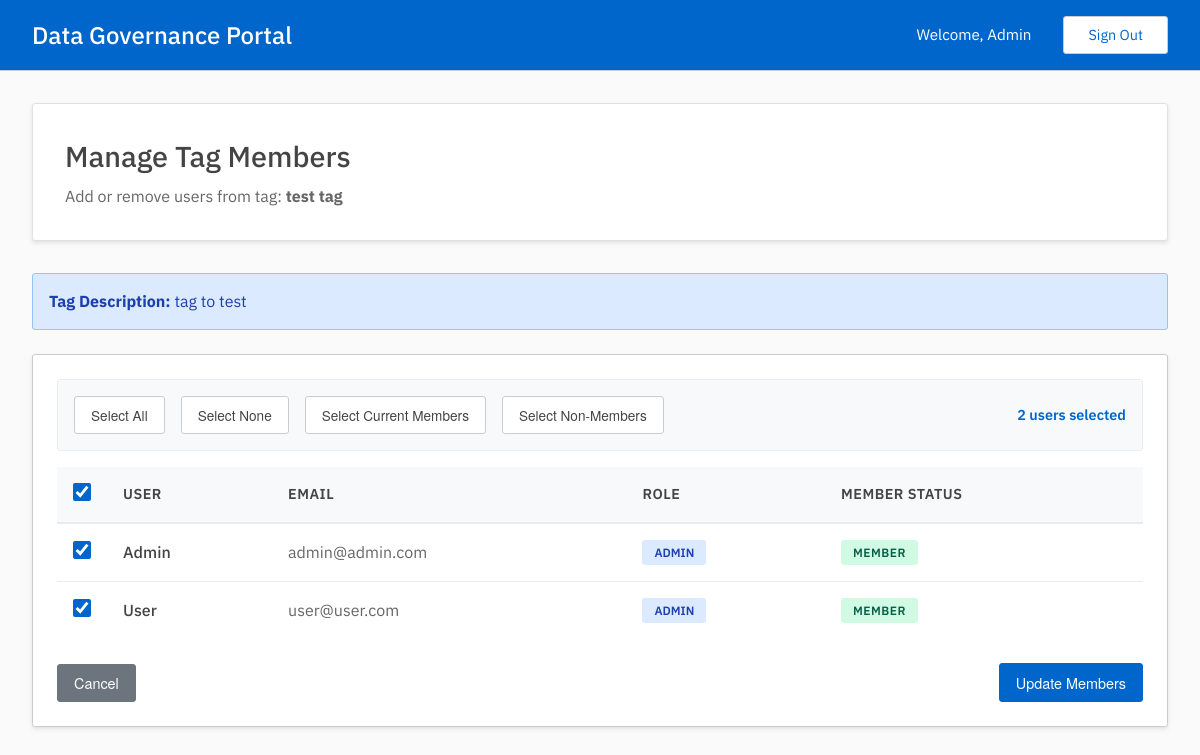
The app's page /admin/manage_tags/32e11809-4077-45b7-9ac6-4d7361870bd0/members (signed in) with its own data.
### tables this page shows
CREATE TABLE users(
        uuid TEXT UNIQUE NOT NULL PRIMARY KEY,
        email TEXT UNIQUE NOT NULL,
        password_hash TEXT NOT NULL,
        name TEXT NOT NULL,
        is_admin INTEGER NOT NULL DEFAULT 0
        );

CREATE TABLE tags(
        uuid TEXT UNIQUE NOT NULL PRIMARY KEY,
        name TEXT NOT NULL UNIQUE,
        description TEXT,
        members TEXT
        );

### admin.py (the view, shortened to what this page needs)
@admin.route('/manage_tags/<tag_uuid>/members', methods=['GET', 'POST'])
@admin_required
def manage_tag_members(tag_uuid):
    tag_result = read_get_tag(uuid=tag_uuid)
    if tag_result['status'] != '200':
        flash('Tag not found.', 'error')
        return redirect(url_for('admin.manage_tags'))
    tag_info = tag_result['data']
    all_users_result = read_get_users()
    if all_users_result['status'] != '200':
        flash('Could not retrieve users.', 'error')
        return redirect(url_for('admin.manage_tags'))
    current_members = set(tag_info['members'].split(',')) if tag_info['members'] else set()
    users = []
    for user in all_users_result['data']:
        user_dict = dict(user)
        user_dict['is_member'] = user['uuid'] in current_members
        users.append(user_dict)
    return render_template('admin/manage_tags/manage_members.html',
                         tag_info=tag_info,
                         users=users)

### auth.py (called while the page is built)
def admin_required(f):
    @wraps(f)
    def wrap(*args, **kwargs):
        if session['user']['is_admin']:
            return f(*args, **kwargs)
        else:
            print("403: User is not an admin.")
            return redirect(url_for('user.dashboard'))
    return wrap

### db.py (called while the page is built, shortened)
def get_conn_curs():
    conn = sqlite3.connect(DATABASE)
    conn.row_factory = sqlite3.Row
    curs = conn.cursor()
    curs.execute("PRAGMA foreign_keys = ON")
    return conn, curs

def commit_close(conn, curs):
    conn.commit()
    curs.close()
    conn.close()

def get_users():
    conn, curs = get_conn_curs()
    curs.execute("SELECT * FROM users")
    users = curs.fetchall()
    commit_close(conn, curs)
    return {
        "status": "200",
        "message": "Users found successfully",
        "data": users
        }

def get_tag(uuid=None, name=None):
    conn, curs = get_conn_curs()
    if uuid:
        curs.execute("SELECT * FROM tags WHERE uuid = ?", (uuid,))
    elif name:
        curs.execute("SELECT * FROM tags WHERE name = ?", (name,))
    tag = curs.fetchone()
    commit_close(conn, curs)
    if not tag:
        return {
            "status": "404",
            "message": "Tag not found",
            "data": None
        }
    return {
        "status": "200",
        "message": "Tag found successfully",
        "data": dict(tag)
    }

### templates/admin/manage_tags/manage_members.html (shortened to what this page needs)
{% extends "base.html" %}
{% block content %}
<div class="dashboard-header">
    <h2>Manage Tag Members</h2>
    <p>Add or remove users from tag: <strong>{{ tag_info['name'] }}</strong></p>
</div>
<div class="info-message mb-3">
    <strong>Tag Description:</strong> {{ tag_info['description'] or 'No description provided' }}
</div>
<form method="POST" id="manageMembersForm">
    <div class="table-container">
        <div class="bulk-actions">
            <button type="button" class="bulk-select-btn" onclick="selectAll()">Select All</button>
            <button type="button" class="bulk-select-btn" onclick="selectNone()">Select None</button>
            <button type="button" class="bulk-select-btn" onclick="selectCurrent()">Select Current Members</button>
            <button type="button" class="bulk-select-btn" onclick="selectNonMembers()">Select Non-Members</button>
            <span class="selected-count" id="selectedCount">0 users selected</span>
        </div>
        <table class="data-table">
            <thead>
                <tr>
                    <th class="checkbox-cell">
                        <input type="checkbox" id="selectAllCheckbox" class="custom-checkbox"
                               onchange="toggleAll(this)">
                    </th>
                    <th>User</th>
                    <th>Email</th>
                    <th>Role</th>
                    <th>Member Status</th>
                </tr>
            </thead>
            <tbody>
                {% for user in users %}
                <tr>
                    <td class="checkbox-cell">
                        <input type="checkbox"
                               name="users"
                               value="{{ user['uuid'] }}"
                               class="custom-checkbox user-checkbox"
                               data-member="{{ 'true' if user['is_member'] else 'false' }}"
                               {% if user['is_member'] %}checked{% endif %}
                               onchange="updateSelectedCount()">
                    </td>
                    <td>
                        <div style="font-weight: 500;">{{ user['name'] }}</div>
                    </td>
                    <td style="color: #666;">{{ user['email'] }}</td>
                    <td>
                        <span class="role-badge {{ 'role-admin' if user['is_admin'] else 'role-user' }}">
                            {{ 'Admin' if user['is_admin'] else 'User' }}
                        </span>
                    </td>
                    <td>
                        {% if user['is_member'] %}
                            <span class="status-badge status-completed">Member</span>
                        {% else %}
                            <span class="status-badge" style="background: #f3f4f6; color: #6b7280;">Not Member</span>
                        {% endif %}
                    </td>
                </tr>
                {% endfor %}
            </tbody>
        </table>
        <div class="action-buttons mt-3" style="display: flex; justify-content: space-between;">
            <a href="{{ url_for('admin.manage_tags') }}" class="btn btn-secondary">Cancel</a>
            <button type="submit" class="btn btn-action">
                Update Members
            </button>
        </div>
    </div>
</form>
{% endblock %}

### templates/base.html (shortened to what this page needs)
<!DOCTYPE html>
<html lang="en">
<head>
    <link rel="stylesheet" href="{{ url_for('static', filename='styles.css') }}">
</head>
<body>
    {% if session.get('user') %}
    <header class="header">
        <div class="header-content">
            <div class="header-left">
                <h1>Data Governance Portal</h1>
            </div>
            <div class="header-right">
                <span class="welcome-text">Welcome, {{ session['user']['name'] }}</span>
                <a href="{{ url_for('login') }}" class="sign-out-btn">Sign Out</a>
            </div>
        </div>
    </header>
    {% endif %}
    <main class="main-content">
        {% block content %}{% endblock %}
    </main>
</body>
</html>

### static/styles.css (style rules this page uses)
* { margin: 0; padding: 0; box-sizing: border-box; }
body { font-family: 'IBM Plex Sans'; color: #444; line-height: 1.42; min-height: 100vh; display: flex; flex-direction: column; background-color: #fafafa; }
.header { background-color: #06c; color: white; padding: 1rem 0; box-shadow: rgba(0,0,0,0.2) 0 2px 8px; border-bottom: 1px solid #ccc; }
.header-content { max-width: 1200px; margin: 0 auto; color: white; padding: 0 2rem; display: flex; justify-content: space-between; align-items: center; }
.header-left { display: flex; align-items: center; gap: 0.5rem; }
.header h1 { font-size: 1.5rem; font-weight: 500; color: white; }
.header-right { display: flex; align-items: center; gap: 2rem; }
.welcome-text { font-size: 0.95rem; color: white; }
.sign-out-btn { background-color: transparent; color: #06c; border: 1px solid #ccc; padding: 0.5rem 1.5rem; border-radius: 3px; text-decoration: none; transition: all 0.3s ease; font-size: 0.9rem; background-color: white; }
.main-content { flex: 1; max-width: 1200px; width: 100%; margin: 0 auto; background-color: #fafafa; padding: 2rem; }
.dashboard-header { background-color: white; padding: 2rem; border-radius: 3px; margin-bottom: 2rem; box-shadow: rgba(0,0,0,0.1) 0 2px 4px; border: 1px solid #e0e0e0; }
.dashboard-header h2 { color: #444; font-size: 1.8rem; margin-bottom: 0.5rem; font-weight: 500; }
.dashboard-header p { color: #666; font-size: 1rem; }
.table-container { background-color: white; border-radius: 3px; padding: 1.5rem; box-shadow: rgba(0,0,0,0.1) 0 2px 4px; border: 1px solid #ccc; overflow-x: auto; }
.data-table { width: 100%; border-collapse: collapse; }
.data-table th { background-color: #f8f9fa; color: #444; font-weight: 600; text-align: left; padding: 1rem; border-bottom: 2px solid #e9ecef; font-size: 0.9rem; text-transform: uppercase; letter-spacing: 0.5px; }
.data-table td { padding: 1rem; border-bottom: 1px solid #e9ecef; color: #444; }
.data-table tr:last-child td { border-bottom: none; }
.btn { padding: 0.5rem 1rem; border-radius: 3px; text-decoration: none; font-size: 0.9rem; cursor: pointer; transition: all 0.3s ease; border: 1px solid transparent; display: inline-block; text-align: center; font-family: 'Helvetica Neue', 'Helvetica', 'Arial', sans-serif; }
.btn-action { background-color: #06c; color: white; border-color: #06c; }
.btn-secondary { background-color: #6c757d; color: white; border-color: #6c757d; }
.bulk-actions { display: flex; gap: 1rem; align-items: center; margin-bottom: 1rem; padding: 1rem; background: #f8f9fa; border-radius: 3px; border: 1px solid #e9ecef; }
.bulk-select-btn { padding: 0.5rem 1rem; border: 1px solid #ccc; background: white; border-radius: 3px; cursor: pointer; font-size: 0.85rem; color: #444; transition: all 0.2s ease; font-family: 'Helvetica Neue', 'Helvetica', 'Arial', sans-serif; }
.selected-count { color: #06c; font-weight: 600; font-size: 0.9rem; margin-left: auto; }
.checkbox-cell { width: 40px; text-align: center; }
.custom-checkbox { width: 18px; height: 18px; cursor: pointer; accent-color: #06c; }
.status-badge { display: inline-block; padding: 0.25rem 0.75rem; border-radius: 3px; font-size: 0.75rem; font-weight: 600; text-transform: uppercase; letter-spacing: 0.5px; }
.status-completed { background: #d1fae5; color: #065f46; }
.role-badge { display: inline-block; padding: 0.25rem 0.75rem; border-radius: 3px; font-size: 0.75rem; font-weight: 600; text-transform: uppercase; }
.role-admin { background: #dbeafe; color: #1e40af; }
.action-buttons { display: flex; gap: 0.5rem; align-items: center; }
.info-message { background: #dbeafe; color: #1e40af; padding: 1rem; border-radius: 3px; margin-bottom: 1.5rem; border: 1px solid #93c5fd; }
.mt-3 { margin-top: 1.5rem; }
.mb-3 { margin-bottom: 1.5rem; }

### records on screen
users: user.name "Admin", name "Admin", email "admin@admin.com", is_admin "ADMIN"
tags: name "test tag", description "tag to test"
users: name "User", email "user@user.com", is_admin "ADMIN"
